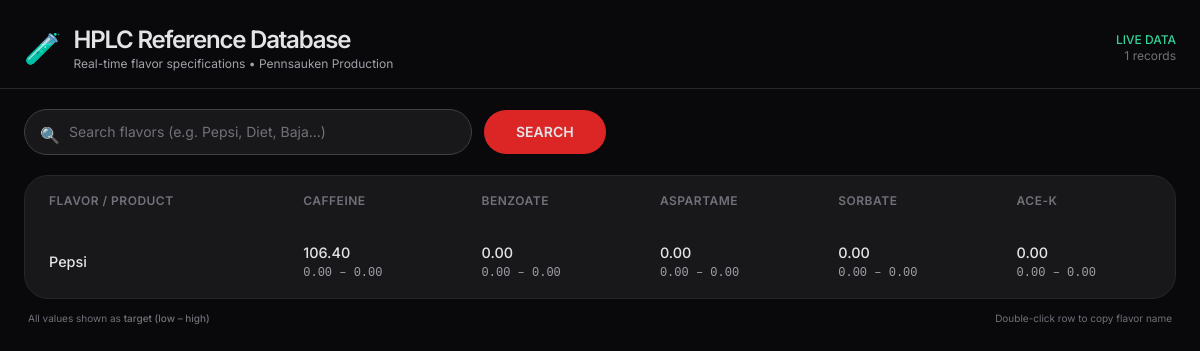
Screenshot of /screen/search (signed in) with the database file from the repository.
### screen/models.py (models this page shows, shortened)
class Hplc(models.Model):
    name = models.CharField(max_length=36)
    benz = models.DecimalField(default=0,max_digits=10,decimal_places=2)
    benz_low = models.DecimalField(default=0,max_digits=10,decimal_places=2)
    benz_high = models.DecimalField(default=0,max_digits=10,decimal_places=2)
    caf = models.DecimalField(default=0,max_digits=10,decimal_places=2)
    caf_low = models.DecimalField(default=0,max_digits=10,decimal_places=2)
    caf_high = models.DecimalField(default=0,max_digits=10,decimal_places=2)
    sorb = models.DecimalField(default=0,max_digits=10,decimal_places=2)
    sorb_low = models.DecimalField(default=0,max_digits=10,decimal_places=2)
    sorb_high = models.DecimalField(default=0,max_digits=10,decimal_places=2)
    ace = models.DecimalField(default=0,max_digits=10,decimal_places=2)
    ace_low = models.DecimalField(default=0,max_digits=10,decimal_places=2)
    ace_high = models.DecimalField(default=0,max_digits=10,decimal_places=2)
    asp = models.DecimalField(default=0,max_digits=10,decimal_places=2)
    asp_low = models.DecimalField(default=0,max_digits=10,decimal_places=2)
    asp_high = models.DecimalField(default=0,max_digits=10,decimal_places=2)

### screen/views.py (the view)
# urls.py: path('search',views.search,name="search"),
@login_required
@group_required("Hplc")
def search(request):
    if request.method == "GET":
        name = request.GET.get('q')
        if name:
            hplc_db = Hplc.objects.filter(name__icontains=name)
            return render(request,"screen/search.html",{
                "hplc":hplc_db
            })
        else:
            hplc_db = Hplc.objects.all()
            return render(request,"screen/search.html",{
            "hplc":hplc_db
    })
    else:
        hplc_db = Hplc.objects.all()
        return render(request,"screen/search.html",{
        "hplc":hplc_db
    })

### screen/views.py (called while the page is built)
def group_required(group_name):
    def in_group(user):
        return user.groups.filter(name=group_name).exists()
    return user_passes_test(in_group)

### screen/templates/screen/search.html (shortened to what this page needs)
<!DOCTYPE html>
<html lang="en">
<head>
    <script src="https://cdn.tailwindcss.com"></script>
</head>
<body class="bg-zinc-950 text-zinc-200">
    <div class="max-w-[1400px] mx-auto">
        <div class="flex items-center justify-between px-6 pt-6 pb-4 border-b border-zinc-800">
            <div>
                <div class="flex items-center gap-x-3">
                    <div class="text-3xl">🧪</div>
                    <div>
                        <h1 class="font-semibold text-2xl tracking-tighter">HPLC Reference Database</h1>
                        <p class="text-xs text-zinc-400">Real-time flavor specifications • Pennsauken Production</p>
                    </div>
                </div>
            </div>
            <div class="text-right text-xs">
                <div class="text-emerald-400 font-medium">LIVE DATA</div>
                <div class="text-zinc-500">{{ hplc|length }} records</div>
            </div>
        </div>
        <div class="px-6 pt-5">
            <form method="get" class="flex items-center gap-3">
                <div class="relative flex-1 max-w-md">
                    <div class="absolute left-4 top-3.5 text-zinc-400">🔍</div>
                    <input
                        type="search"
                        name="q"
                        value="{{ request.GET.q|default:'' }}"
                        placeholder="Search flavors (e.g. Pepsi, Diet, Baja...)"
                        class="w-full bg-zinc-900 border border-zinc-700 focus:border-red-600/60 focus:ring-1 focus:ring-red-600/30 transition pl-11 py-3 rounded-3xl text-sm placeholder:text-zinc-500"
                        autocomplete="off"
                    >
                </div>
                <button type="submit"
                        class="px-8 py-3 rounded-3xl bg-red-600 hover:bg-red-700 active:bg-red-800 font-semibold text-sm transition">
                    SEARCH
                </button>
            </form>
        </div>
        <div class="px-6 py-5">
            <div class="overflow-auto max-h-[calc(100dvh-220px)] border border-zinc-800 rounded-3xl bg-zinc-900">
                <table class="hplc-table w-full min-w-[900px]">
                    <thead>
                        <tr>
                            <th class="px-6 py-4 text-left rounded-tl-3xl">FLAVOR / PRODUCT</th>
                            <th class="px-5 py-4 text-left">Caffeine</th>
                            <th class="px-5 py-4 text-left">Benzoate</th>
                            <th class="px-5 py-4 text-left">Aspartame</th>
                            <th class="px-5 py-4 text-left">Sorbate</th>
                            <th class="px-5 py-4 text-left rounded-tr-3xl">Ace-K</th>
                        </tr>
                    </thead>
                    <tbody class="divide-y divide-zinc-800">
                        {% for item in hplc %}
                        <tr>
                            <td class="px-6 py-4 font-medium text-white">{{ item.name }}</td>
                            <td class="px-5 py-4">
                                <div class="font-medium">{{ item.caf }}</div>
                                <div class="spec-range">{{ item.caf_low }} – {{ item.caf_high }}</div>
                            </td>
                            <td class="px-5 py-4">
                                <div class="font-medium">{{ item.benz }}</div>
                                <div class="spec-range">{{ item.benz_low }} – {{ item.benz_high }}</div>
                            </td>
                            <td class="px-5 py-4">
                                <div class="font-medium">{{ item.asp }}</div>
                                <div class="spec-range">{{ item.asp_low }} – {{ item.asp_high }}</div>
                            </td>
                            <td class="px-5 py-4">
                                <div class="font-medium">{{ item.sorb }}</div>
                                <div class="spec-range">{{ item.sorb_low }} – {{ item.sorb_high }}</div>
                            </td>
                            <td class="px-5 py-4">
                                <div class="font-medium">{{ item.ace }}</div>
                                <div class="spec-range">{{ item.ace_low }} – {{ item.ace_high }}</div>
                            </td>
                        </tr>
                        {% endfor %}
                    </tbody>
                </table>
            </div>
            <div class="mt-3 text-[10px] text-zinc-500 px-1 flex items-center justify-between">
                <div>
                    All values shown as <span class="font-medium">target (low – high)</span>
                </div>
                <div class="hidden md:block">
                    Double-click row to copy flavor name
                </div>
            </div>
        </div>
    </div>
</body>
</html>

### screen/templates/screen/search.html (style rules this page uses)
body { font-family: 'Inter', system_ui, sans-serif; }
.hplc-table { border-collapse: separate; border-spacing: 0; }
.hplc-table th { background-color: #18181b; position: sticky; top: 0; z-index: 10; font-weight: 600; font-size: 0.75rem; letter-spacing: 0.5px; text-transform: uppercase; color: #71717a; }
.hplc-table td { font-size: 0.9rem; color: #e4e4e7; }
.spec-range { font-size: 0.75rem; color: #a1a1aa; font-family: ui-monospace, monospace; }

### rows the page displays
Hplc: name "Pepsi", caf "106.40", caf_low "0.00", caf_high "0.00", benz "0.00", benz_low "0.00", benz_high "0.00", asp "0.00", asp_low "0.00", asp_high "0.00", sorb "0.00", sorb_low "0.00", sorb_high "0.00", ace "0.00", ace_low "0.00", ace_high "0.00"

### other values shown
{{ hplc|length }} "1"
